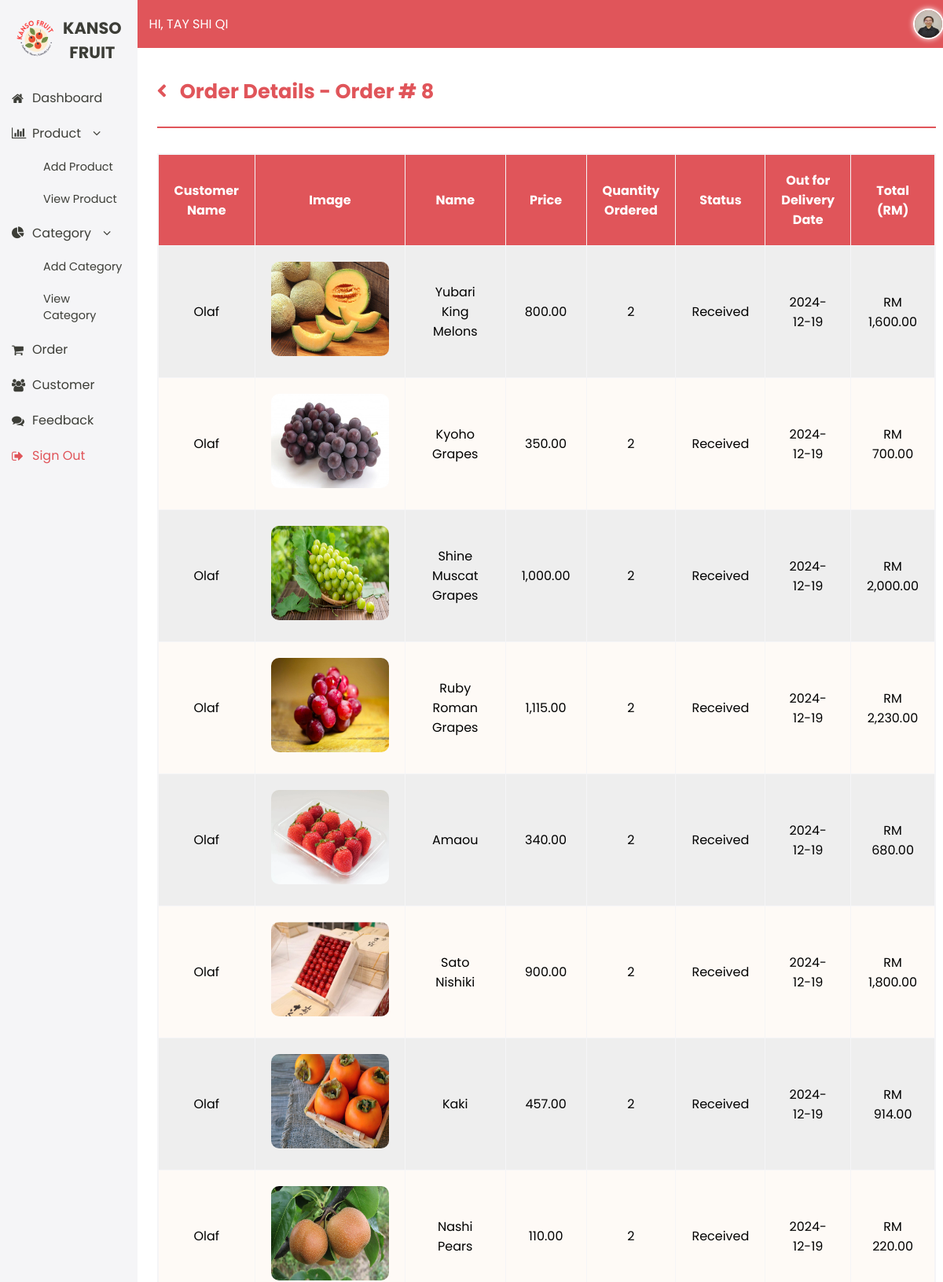
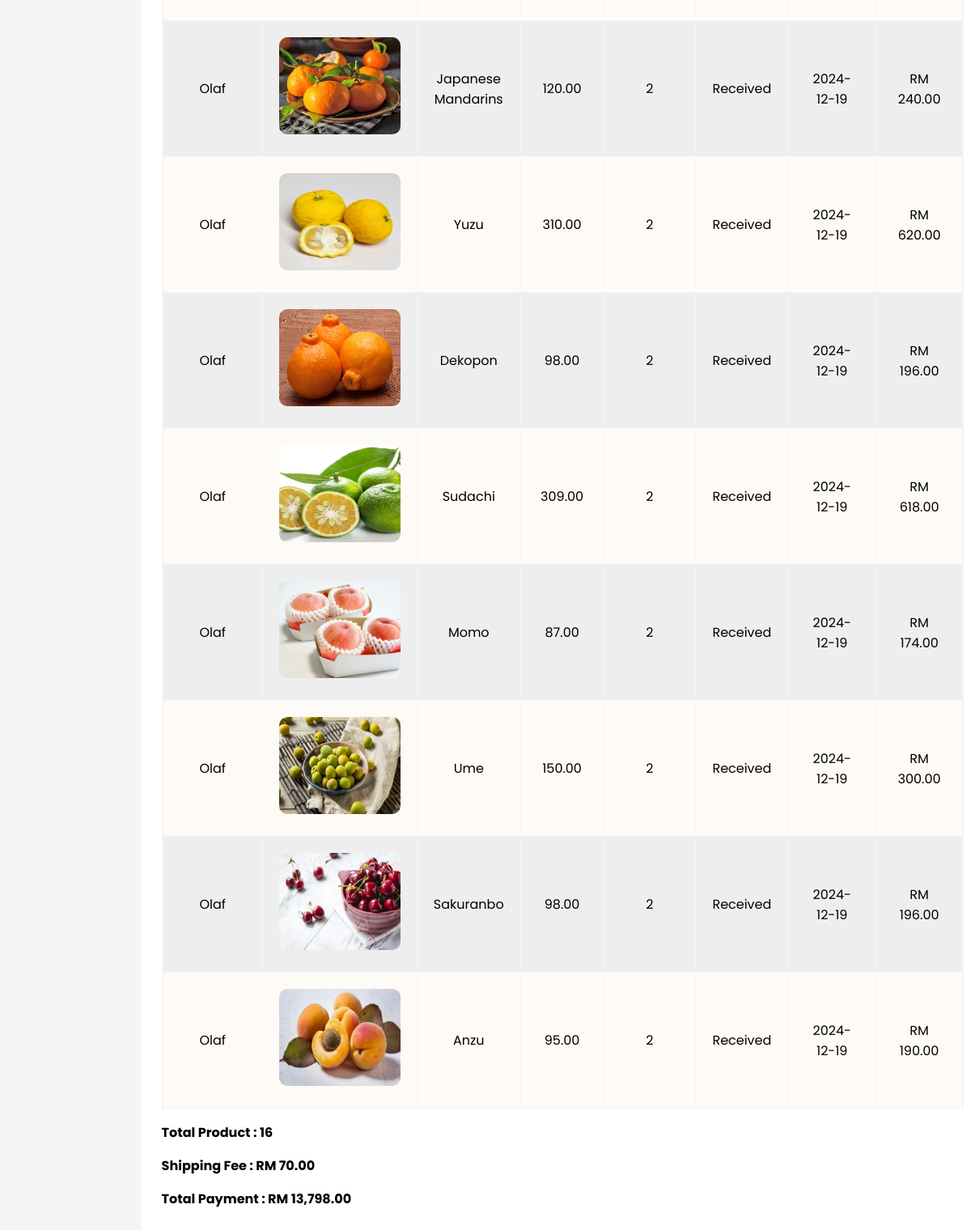
The app's page /view_order_details.php?order_id=8 (signed in) with its own data (2 pictures, top to bottom).
### tables this page shows
CREATE TABLE `admintbl` (
  `admin_id` int(11) NOT NULL,
  `admin_name` varchar(200) NOT NULL,
  `admin_email` varchar(100) NOT NULL,
  `admin_password` char(35) NOT NULL,
  `admin_contact` char(15) NOT NULL,
  `admin_gender` char(7) NOT NULL,
  `admin_image` varchar(150) NOT NULL
);

CREATE TABLE `itemtbl` (
  `item_id` int(11) NOT NULL,
  `item_product_price` decimal(10,2) NOT NULL,
  `item_quantity` int(5) NOT NULL,
  `item_rating` int(1) NOT NULL,
  `item_comment` text NOT NULL,
  `item_rating_date` date NOT NULL,
  `product_id` int(11) NOT NULL,
  `order_id` int(11) NOT NULL
);

CREATE TABLE `customertbl` (
  `cust_id` int(11) NOT NULL,
  `cust_name` varchar(150) NOT NULL,
  `cust_email` varchar(150) NOT NULL,
  `cust_password` char(35) NOT NULL,
  `cust_contact` char(15) NOT NULL,
  `cust_gender` char(7) NOT NULL,
  `cust_dob` date NOT NULL,
  `cust_join_date` date NOT NULL,
  `cust_image` varchar(150) NOT NULL
);

CREATE TABLE `producttbl` (
  `product_id` int(11) NOT NULL,
  `product_name` varchar(200) NOT NULL,
  `product_description` text NOT NULL,
  `product_price` decimal(10,2) NOT NULL,
  `product_stock_level` int(5) NOT NULL,
  `product_date_created` date NOT NULL,
  `product_image` varchar(150) NOT NULL,
  `category_id` int(11) NOT NULL
);

CREATE TABLE `ordertbl` (
  `order_id` int(11) NOT NULL,
  `order_date` date NOT NULL,
  `order_receiver_name` varchar(150) NOT NULL,
  `order_receiver_contact` char(15) NOT NULL,
  `order_delivery_address` text NOT NULL,
  `order_delivery_date` date NOT NULL,
  `order_payment_method` varchar(100) NOT NULL,
  `order_status` varchar(20) NOT NULL,
  `cust_id` int(11) NOT NULL
);

### view_order_details.php (the view, shortened to what this page needs)
<?php
include "config.php";
$sess_aid = $_SESSION["sess_aid"];
$get_admin = mysqli_query($conn, "select * from admintbl where admin_id=$sess_aid");
$admin_rec = mysqli_fetch_assoc($get_admin );
$ordid = $_REQUEST["order_id"];
?>
<!DOCTYPE HTML>
<html>
	<head>
		<link rel="stylesheet" href="css/admin_design.css" />
		<link href="https://cdnjs.cloudflare.com/ajax/libs/font-awesome/5.15.4/css/all.min.css" rel="stylesheet">
		<link rel="stylesheet" href="https://cdnjs.cloudflare.com/ajax/libs/font-awesome/4.7.0/css/font-awesome.min.css">
	</head>
	<body>
	<div id="body">
		<div id="leftnav">
			<div id="logo">
				<div class="one">
					<a href="index.html"><img src="images/logo.png" title="Kanso Fruits" alt="Kanso Fruits Logo" /></a>
				</div>
				<div class="two">
					<a href="index.html">Kanso Fruit</a>
				</div>
			</div>
			<div id="sidenav">
				<p><a href="admin_dashboard.php"><i class="fa fa-home"></i>Dashboard</a></p>
				<p class="three"><i class="fa fa-bar-chart"></i>Product<i class="fa fa-angle-down"></i></p>
					<p class="angle"><a href="add_product.php">Add Product</a></p>
					<p class="angle"><a href="view_product.php">View Product</a></p>
				<p class="three"><i class="fa fa-pie-chart"></i>Category<i class="fa fa-angle-down"></i></p>
					<p class="angle"><a href="add_category.php">Add Category</a></p>
					<p class="angle"><a href="view_category.php">View Category</a></p>
				<p><a href="view_order.php"><i class="fa fa-shopping-cart"></i>Order</a></p>
				<p><a href="view_customer.php"><i class="fa fa-users"></i>Customer</a></p>
				<p><a href="view_feedback.php"><i class="fa fa-comments"></i>Feedback</a></p>
				<p style="color:#e0555a;"><a href="admin_logout.php"><i class="fa fa-sign-out"></i>Sign Out</a></p>
			</div>
		</div>
		<div id="rightnav">
			<div id="top">
				<div class="halo">
					<p>Hi, <?php echo $admin_rec['admin_name']; ?></p>
				</div>
				<div class="profile">
					<a href="admin_profile.php">
						<?php
							if ($admin_rec["admin_image"] == "")
							{
								$filename = "admin_image/profile.png";
							}
							else
							{
								$filename = "admin_image/".$admin_rec["admin_image"];
							}
							echo "<img src='".$filename."'>";
						?>
					</a>
				</div>
			</div>
			<div id="down">
				<div class="table">
					<h3><a href="view_order.php" class="icon fas fa-angle-left"></a>&nbsp;&nbsp;
					Order Details - Order # <?php echo $ordid; ?></h3>
					<hr>
					<?php
					$get_item = mysqli_query($conn, "select * from itemtbl, producttbl, ordertbl, customertbl where
					itemtbl.product_id=producttbl.product_id and ordertbl.order_id=itemtbl.order_id and itemtbl.order_id = $ordid and ordertbl.cust_id=customertbl.cust_id");
					$count = mysqli_num_rows($get_item);
					if ($count == 0)
					{
						echo "<p>No order records found.</p>";
					}
					else
					{
						echo "<table border='1px' class='product-table'>";
						echo "<tr>";
						echo "<th>Customer Name</th>";
						echo "<th>Image</th>";
						echo "<th>Name</th>";
						echo "<th>Price</th>";
						echo "<th>Quantity Ordered</th>";
						echo "<th>Status</th>";
						echo "<th>Out for Delivery Date</th>";
						echo "<th>Total (RM)</th>";
						echo "</tr>";
						$shipping_fee = 70;
						$overall_total = 0;
						while($rec = mysqli_fetch_assoc($get_item))
						{
							if ($rec["product_image"] == "None")
							{
								$filename = "product_image/default.png";
							}
							else
							{
								$filename = "product_image/".$rec["product_image"];
							}
							$item_total = $rec["product_price"] * $rec["item_quantity"];
							$overall_total = $overall_total + $item_total + $shipping_fee;
							echo "<tr>";
							echo "<td class='viewcustinfo'><a href='view_customer_detail.php?view_pk=".$rec['cust_id']."'>".$rec["cust_name"]."</a></td>";
							echo "<td><img src='".$filename."'></td>";
							echo "<td>".$rec["product_name"]."</td>";
							echo "<td>".number_format($rec["product_price"],2)."</td>";
							echo "<td>".$rec["item_quantity"]."</td>";
							echo "<td>".$rec["order_status"]."</td>";
							echo "<td>";
								if ($rec["order_delivery_date"] == "0000-00-00")
								{
									echo "Order has not been delivered yet.";
								}
								else
								{
									echo $rec["order_delivery_date"];
								}
							echo "</td>";
							echo "<td>RM ".number_format($item_total,2)."</td>";
							echo "</tr>";
						}
						echo "</table>";
						echo "<p><b>Total Product : ".$count."</b></p>";
						echo "<p><b>Shipping Fee : RM ".number_format($shipping_fee,2)."</b></p>";
						echo "<p><b>Total Payment : RM ".number_format($overall_total,2)."</b></p>";
					}
					?>
				</div>
			</div>
		</div>
	</div>
	</body>
</html>

### css/admin_design.css (style rules this page uses)
body { margin:0; padding:0; font-family:'Poppins', sans-serif; background-color:#F5F5F7; }
a { text-decoration:none; color:inherit; }
#body { display:flex; height:100vh; }
#leftnav { width:250px; background-color:#F5F5F7; color:#3C3D37; display:flex; flex-direction:column; }
#logo { display:flex; align-items:center; justify-content:center; padding:20px; text-align:center; }
#logo .one img { width:50px; height:50px; margin-right:10px; }
#logo .two a { font-size:1.3em; font-weight:bold; color:#3C3D37; text-transform:uppercase; }
#sidenav a { display:flex; align-items:center; padding:10px 15px; cursor:pointer; }
#sidenav p.three { margin:10px 0px; }
#sidenav p.three i { margin:0px 16px 0px 15px; }
#sidenav p i { margin-right:16px; width:10px; }
#sidenav p { margin:0; font-size:1em; }
#sidenav p.angle { font-size:0.9em; margin-left:40px; }
#rightnav { flex:1; display:flex; flex-direction:column; }
#top { display:flex; background-color:#e0555a; padding:2px 15px; justify-content:space-between; align-items:center; color:#fff; }
#top .halo { font-size:16px; text-transform:uppercase; }
#top .profile img { width:35px; height:35px; border-radius:100%; border:2px solid white; box-shadow:0px 0px 7px white; margin-top:7px; }
#down { flex:1; padding:10px; background-color:white; overflow-y:auto; }
.table { padding:0px 15px; box-sizing:border-box; width:100%; }
.table h3 { font-size:1.6em; color:#e0555a; font-family:; }
.table hr { border:1px solid #e0555a; margin-bottom:2em; }
.table img { width:150px; height:120px; border-radius:10px; }
.table .product-table { width:100%; border-collapse:collapse; text-align:center; border:2px solid #F5F5F7; }
.table .product-table th { padding:20px; background-color:#e0555a; color:white; }
.table .product-table td { padding:20px; }
.table .product-table tr:nth-child(even) { background-color:#eeeeee; }
.table .product-table tr:nth-child(odd) { background-color:#FEFAF6; }
.table .product-table td a { text-decoration:none; padding:10px; border-radius:20px; color:#fff; background-color:#e0555a; }

### view_order_details.php (style rules this page uses)
td.viewcustinfo a { padding:0px !important; text-decoration:none !important; border-radius:0 !important; color:black !important; background-color:transparent !important; }

### records on screen
admintbl: admin_name "TAY SHI QI", admin_image (picture)
itemtbl: customertbl.cust_name "Olaf", product.product_image (picture), product.product_name "Yubari King Melons", product.product_price "800.00", item_quantity "2", order.order_status "Received", order.order_delivery_date "2024-12-19", item_total "1,600.00"
itemtbl: customertbl.cust_name "Olaf", product.product_image (picture), product.product_name "Kyoho Grapes", product.product_price "350.00", item_quantity "2", order.order_status "Received", order.order_delivery_date "2024-12-19", item_total "700.00"
itemtbl: customertbl.cust_name "Olaf", product.product_image (picture), product.product_name "Shine Muscat Grapes", product.product_price "1,000.00", item_quantity "2", order.order_status "Received", order.order_delivery_date "2024-12-19", item_total "2,000.00"
itemtbl: customertbl.cust_name "Olaf", product.product_image (picture), product.product_name "Ruby Roman Grapes", product.product_price "1,115.00", item_quantity "2", order.order_status "Received", order.order_delivery_date "2024-12-19", item_total "2,230.00"
itemtbl: customertbl.cust_name "Olaf", product.product_image (picture), product.product_name "Amaou", product.product_price "340.00", item_quantity "2", order.order_status "Received", order.order_delivery_date "2024-12-19", item_total "680.00"
itemtbl: customertbl.cust_name "Olaf", product.product_image (picture), product.product_name "Sato Nishiki", product.product_price "900.00", item_quantity "2", order.order_status "Received", order.order_delivery_date "2024-12-19", item_total "1,800.00"
itemtbl: customertbl.cust_name "Olaf", product.product_image (picture), product.product_name "Kaki", product.product_price "457.00", item_quantity "2", order.order_status "Received", order.order_delivery_date "2024-12-19", item_total "914.00"
itemtbl: customertbl.cust_name "Olaf", product.product_image (picture), product.product_name "Nashi Pears", product.product_price "110.00", item_quantity "2", order.order_status "Received", order.order_delivery_date "2024-12-19", item_total "220.00"
itemtbl: customertbl.cust_name "Olaf", product.product_image (picture), product.product_name "Japanese Mandarins", product.product_price "120.00", item_quantity "2", order.order_status "Received", order.order_delivery_date "2024-12-19", item_total "240.00"
itemtbl: customertbl.cust_name "Olaf", product.product_image (picture), product.product_name "Yuzu", product.product_price "310.00", item_quantity "2", order.order_status "Received", order.order_delivery_date "2024-12-19", item_total "620.00"
itemtbl: customertbl.cust_name "Olaf", product.product_image (picture), product.product_name "Dekopon", product.product_price "98.00", item_quantity "2", order.order_status "Received", order.order_delivery_date "2024-12-19", item_total "196.00"
itemtbl: customertbl.cust_name "Olaf", product.product_image (picture), product.product_name "Sudachi", product.product_price "309.00", item_quantity "2", order.order_status "Received", order.order_delivery_date "2024-12-19", item_total "618.00"
itemtbl: customertbl.cust_name "Olaf", product.product_image (picture), product.product_name "Momo", product.product_price "87.00", item_quantity "2", order.order_status "Received", order.order_delivery_date "2024-12-19", item_total "174.00"
itemtbl: customertbl.cust_name "Olaf", product.product_image (picture), product.product_name "Ume", product.product_price "150.00", item_quantity "2", order.order_status "Received", order.order_delivery_date "2024-12-19", item_total "300.00"
itemtbl: customertbl.cust_name "Olaf", product.product_image (picture), product.product_name "Sakuranbo", product.product_price "98.00", item_quantity "2", order.order_status "Received", order.order_delivery_date "2024-12-19", item_total "196.00"
itemtbl: customertbl.cust_name "Olaf", product.product_image (picture), product.product_name "Anzu", product.product_price "95.00", item_quantity "2", order.order_status "Received", order.order_delivery_date "2024-12-19", item_total "190.00"

### other values on screen
$ordid "8"
$count "16"
$shipping_fee "70.00"
$overall_total "13,798.00"
